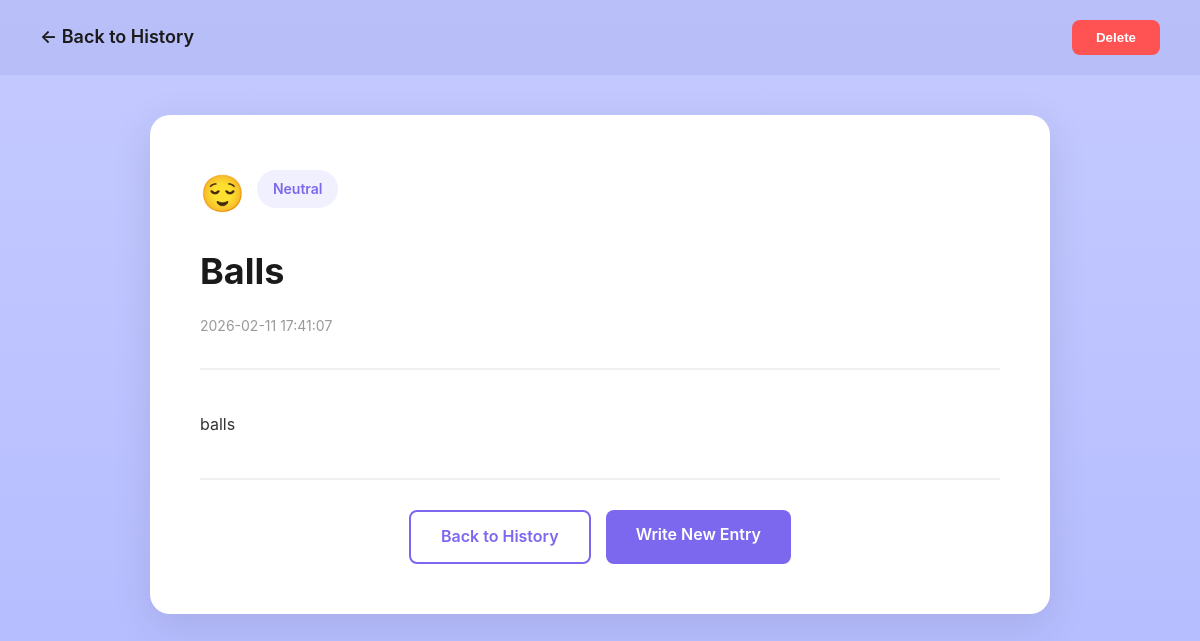
The page /entry/4 (signed in) on the database its author committed.
### tables this page shows
CREATE TABLE Journal (
            id INTEGER PRIMARY KEY AUTOINCREMENT,
            user_username VARCHAR(20) NOT NULL,
            title VARCHAR(100) NOT NULL,
            content TEXT NOT NULL,
            timestamp DATETIME DEFAULT CURRENT_TIMESTAMP,
            sleep_hours FLOAT,
            mood TEXT,
            mood_rating REAL,
            tags TEXT,
            FOREIGN KEY (user_username) REFERENCES User(username) ON DELETE CASCADE
        );

### app.py (the view)
@app.route("/entry/<int:entry_id>", methods=["GET"])
def view_entry(entry_id):
    if not is_logged_in():
        return redirect(url_for("index"))
    username = session["Username"]
    conn = get_db_connection()
    entry = conn.execute(
        """
        SELECT id, title, content, strftime('%Y-%m-%d %H:%M:%S', timestamp) AS timestamp,
               mood, mood_rating
        FROM Journal WHERE id = ? AND user_username = ?
        """,
        (entry_id, username),
    ).fetchone()
    conn.close()
    if entry is None:
        flash("Entry not found", "error")
        return redirect(url_for("history"))
    return render_template("view_entry.html", entry=entry)

### app.py (called while the page is built)
def get_db_connection():
    conn = sqlite3.connect(DATABASE, check_same_thread=False)
    conn.row_factory = sqlite3.Row
    return conn

def is_logged_in():
    return "Username" in session

### templates/view_entry.html (shortened to what this page needs)
<!DOCTYPE html>
<html lang="en">
<head>
    <link rel="stylesheet" href="/static/style_redesigned.css">
</head>
<body class="view-entry-page">
    <div class="entry-topbar">
        <a href="/history" class="btn-back-simple">← Back to History</a>
        <div class="entry-actions">
            <form method="POST" action="/delete/{{ entry.id }}" style="display: inline;" onsubmit="return confirm('Are you sure you want to delete this entry?');">
                <button type="submit" class="btn-delete-entry">Delete</button>
            </form>
        </div>
    </div>
    <div class="entry-view-container">
        <div class="entry-view-header">
            <div class="entry-mood-badge">
                {% if entry.mood == 'happy' or entry.mood == 'good' %}
                    <span class="mood-emoji">😊</span>
                {% elif entry.mood == 'calm' or entry.mood == 'neutral' %}
                    <span class="mood-emoji">😌</span>
                {% elif entry.mood == 'sad' or entry.mood == 'bad' %}
                    <span class="mood-emoji">😢</span>
                {% elif entry.mood == 'anxious' %}
                    <span class="mood-emoji">😰</span>
                {% elif entry.mood == 'angry' %}
                    <span class="mood-emoji">😠</span>
                {% elif entry.mood == 'excited' %}
                    <span class="mood-emoji">😁</span>
                {% elif entry.mood == 'tired' %}
                    <span class="mood-emoji">😴</span>
                {% else %}
                    <span class="mood-emoji">📝</span>
                {% endif %}
                {% if entry.mood %}
                    <span class="mood-label">{{ entry.mood.capitalize() }}</span>
                {% endif %}
            </div>
            <h1 class="entry-view-title">{{ entry.title }}</h1>
            <div class="entry-meta-info">
                <span class="entry-date">{{ entry.timestamp }}</span>
            </div>
        </div>
        <div class="entry-view-content">
            <p>{{ entry.content | replace('\n', '<br>') | safe }}</p>
        </div>
        <div class="entry-view-footer">
            <a href="/history" class="btn-secondary">Back to History</a>
            <a href="/journal_entry" class="btn-primary">Write New Entry</a>
        </div>
    </div>
</body>
</html>

### static/style_redesigned.css (style rules this page uses)
* { margin: 0; padding: 0; box-sizing: border-box; }
body { font-family: 'Inter', -apple-system, BlinkMacSystemFont, 'Segoe UI', system-ui, sans-serif; background-color: #B3BAFF; color: #1A1A1A; line-height: 1.6; }
.mood-label { font-size: 14px; color: #666; margin-bottom: 10px; }
.btn-back-simple, .btn-dashboard-simple { color: #1A1A1A; text-decoration: none; font-weight: 600; font-size: 18px; }
.view-entry-page { background: linear-gradient(180deg, #C5CBFF 0%, #B3BAFF 100%); min-height: 100vh; }
.entry-topbar { display: flex; justify-content: space-between; align-items: center; padding: 20px 40px; background: rgba(155, 163, 232, 0.3); }
.entry-view-container { max-width: 900px; margin: 40px auto; background: white; border-radius: 20px; padding: 50px; box-shadow: 0 10px 40px rgba(0, 0, 0, 0.1); }
.entry-view-header { border-bottom: 2px solid #F0F0F0; padding-bottom: 30px; margin-bottom: 40px; }
.entry-mood-badge { display: flex; align-items: center; gap: 12px; margin-bottom: 20px; }
.mood-emoji { font-size: 36px; }
.mood-label { background: #F0F0FF; padding: 8px 16px; border-radius: 20px; font-weight: 600; color: #7B68EE; text-transform: capitalize; }
.entry-view-title { font-size: 36px; font-weight: 700; color: #1A1A1A; margin-bottom: 15px; }
.entry-meta-info { display: flex; gap: 20px; flex-wrap: wrap; }
.entry-date { color: #999; font-size: 14px; }
.entry-view-content { line-height: 1.8; font-size: 16px; color: #333; margin-bottom: 40px; }
.entry-view-content p { margin-bottom: 15px; }
.entry-view-footer { display: flex; gap: 15px; justify-content: center; padding-top: 30px; border-top: 2px solid #F0F0F0; }
.btn-delete-entry { background: #FF5252; color: white; padding: 10px 24px; border: none; border-radius: 8px; font-weight: 600; cursor: pointer; transition: background 0.3s; }
.btn-secondary { display: inline-block; background: transparent; color: #7B68EE; padding: 12px 30px; border: 2px solid #7B68EE; border-radius: 8px; text-decoration: none; font-weight: 600; transition: all 0.3s; }
.btn-primary { display: inline-block; background: #7B68EE; color: white; padding: 12px 30px; border-radius: 8px; text-decoration: none; font-weight: 600; transition: background 0.3s; }

### rows shown on the page
Journal: mood "Neutral", title "Balls", content "balls"

### other values the page prints
{{ entry.timestamp }} "2026-02-11 17:41:07"
